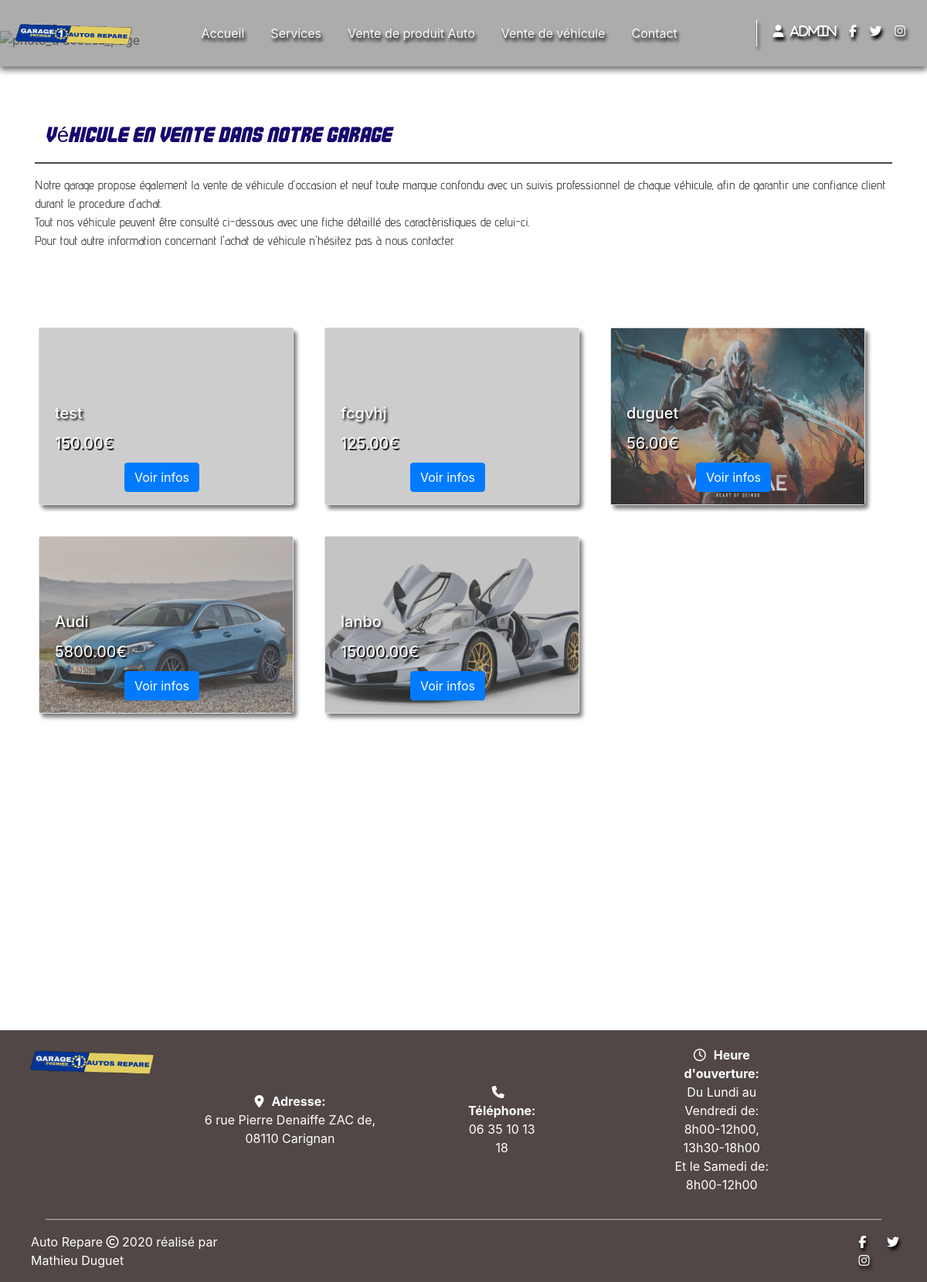
The page /php/venteDeVehicule.php on the database its author committed.
### tables this page shows
CREATE TABLE IF NOT EXISTS `vehicule` (
  `id_voiture` int(11) NOT NULL AUTO_INCREMENT,
  `nom_voiture` varchar(255) NOT NULL,
  `caracteristique_voiture` varchar(1500) NOT NULL,
  `descriptif_voiture` varchar(1500) NOT NULL,
  `prix_voiture` decimal(10,2) NOT NULL,
  `image_voiture` varchar(500) NOT NULL,
  `statut` int(11) NOT NULL,
  PRIMARY KEY (`id_voiture`),
  KEY `statut` (`statut`)
);

### php/venteDeVehicule.php (the view, shortened to what this page needs)
<?php include('connectbdd.php'); ?>
<!DOCTYPE html>
<html lang="fr">
<head>
    <link rel="stylesheet" href="../css/navbar.css">
    <link rel="stylesheet" href="../css/footer.css">
    <link rel="stylesheet" href="../css/venteDeVehicule.css">
    <link rel="stylesheet" href="https://stackpath.bootstrapcdn.com/bootstrap/4.5.0/css/bootstrap.min.css">
</head>
<body>
    <?php include '../includes/navbar.php' ?>
    <div class="image_top_page">
    </div>
    <div class="container">
        <h3 class="titre_descriptif_vente col-md-12">Véhicule en vente dans notre Garage</h3>
        <hr class="barre_vente">
        <div class="texte_descriptif_vente">
            <p>Notre garage propose également la vente de véhicule d'occasion et neuf toute marque confondu
                avec un suivis professionnel de chaque véhicule, afin de garantir une confiance client durant le procedure d'achat.</br>
                Tout nos véhicule peuvent être consulté ci-dessous avec une fiche détaillé des caractèristiques de celui-ci.</br>
                Pour tout autre information concernant l'achat de véhicule n'hésitez pas à nous contacter.
            </p>
        </div>
    </div>
    <div class="bloc_vehicule container">
        <div class="row">
            <?php $voitures= $bdd->prepare("SELECT * FROM vehicule");
                  $voitures->execute();
                  while($voiture=$voitures->fetch()) {
                if ($voiture['statut'] == 0) {
            ?>
            <div class="card text-white">
                    <div class="back card-img-overlay" style="background-image:url('../images/<?=$voiture['image_voiture'] ?>');">
                        <div class="essai">
                            <h5 class="nom_vehicule card-title"><?=$voiture['nom_voiture'] ?></h5>
                            <div class="prix_vehicule"> <?=$voiture['prix_voiture'] ?>€ </div>
                            <a href="../php/ficheDeVehicule.php?id=<?=$voiture['id_voiture'] ?>"><button type="button" class="btn btn-primary">Voir infos</button></a>
                        </div>
                    </div>
            </div>
                  <?php
                 } else {
                 }
                } $voitures->closeCursor(); ?>
        </div>
    </div>
    <?php include '../includes/footer.php' ?>
</body>
</html>

### includes/navbar.php (shortened to what this page needs)
<nav class="navbar navbar-expand-lg navbar-light sticky-top">
    <div id="logo">
        <img src="../images/logo.png" alt="logo-du-garage">
    </div>
    <div class="collapse navbar-collapse w-100" id="navbarSupportedContent">
        <ul class="navbar-nav mr-auto  justify-content-center align-items-center">
            <li class="nav-item">
                <a class="nav-link" href="../index.php">Accueil</a>
            </li>
            <li class="nav-item">
                <a class="nav-link" href="../php/services.php">Services</a>
            </li>
            <li class="nav-item">
                <a class="nav-link" href="../php/venteDeProduit.php">Vente de produit Auto</a>
            </li>
            <li class="nav-item">
                <a class="nav-link" href="../php/venteDeVehicule.php">Vente de véhicule</a>
            </li>
            <li class="nav-item">
                <a class="nav-link" href="../php/contact.php">Contact</a>
            </li>
        </ul>
        <ul class="social">
            <a href="../admin/admin.php"><i class="icon fas fa-user"><span class="text_admin">Admin</span></i></a>
            <i class="icon fab fa-facebook-f"></i>
            <i class="icon fab fa-twitter"></i>
            <i class="icon fab fa-instagram"></i>
        </ul>
    </div>
</nav>

### includes/footer.php (shortened to what this page needs)
<footer>
    <div class="footer1">
        <div class="logo-footer col-2">
            <img src="../images/logo.png" alt="logo-du-garage" style="width: 170px; height: 80px;">
        </div>
        <div class="infos mr-auto  mr-5 col-md-8 justify-content-center align-items-center">
            <div class="adresse">
                <i class="iconInfo fas fa-map-marker-alt"></i><span class="font-weight-bold">Adresse:</span>
                <p>6 rue Pierre Denaiffe ZAC de, 08110 Carignan</p>
            </div>
            <div class="telephone">
                <i class="iconInfo fas fa-phone"></i><span class="font-weight-bold">Téléphone:</span>
                <p>06 35 10 13 18</p>
            </div>
            <div class="heure">
                <i class="iconInfo far fa-clock"></i><span class="font-weight-bold">Heure d'ouverture:</span>
                <p>Du Lundi au Vendredi de:<br>
                    8h00-12h00, 13h30-18h00</br>
                    Et le Samedi de:</br>
                    8h00-12h00</p>
            </div>
        </div>
    </div>
    <hr class="barre_de_separation">
    <div class="footer2">
        <div class="copyright">
            <p>Auto Repare <i class="far fa-copyright"></i> 2020 réalisé par Mathieu Duguet</p>
        </div>
        <ul class="social-footer">
            <i class="icon-footer fab fa-facebook-f"></i>
            <i class="icon-footer fab fa-twitter"></i>
            <i class="icon-footer fab fa-instagram"></i>
        </ul>
    </div>
</footer>

### css/navbar.css (style rules this page uses)
body { margin: 0%!important; padding: 0%!important; }
img { width: 160px; height: 70px; }
.navbar { position: relative; z-index: 4; background-color: rgba(151, 151, 151, 0.466)!important; width: 100%; filter: drop-shadow(0px 0px 0px rgba(0, 0, 0, 0.541)); box-shadow: 0 4px 8px 0 rgba(43, 42, 42, 0.521); }
.navbar-nav { margin-left: auto; margin-right: auto; }
.nav-link { color: white!important; filter: drop-shadow(2px 4px 2px black); margin-right: 18px; }
.text_admin { margin-left: 8px; }
.social { margin-right: 18px; padding-left: 2%; margin: 0; padding-bottom: 20px; }
.icon { margin-right: 12px; margin-top: 18px; color: white; filter: drop-shadow(2px 4px 2px black); }

### css/footer.css (style rules this page uses)
body { margin: 0%!important; padding: 0%!important; }
footer { background-color: #514747; width: 100%; }
.footer1 { display: flex; width: 100%!important; }
.logo-footer { width: 160px; height: 100px!important; margin-left: 20px; }
.infos { display: flex; text-align: center; color: white; margin-top: 20px; }
.adresse { margin-left: 20px; }
.telephone { margin-left: 110px; }
.heure { margin-left: 170px; }
.iconInfo { margin-right: 10px; }
.barre_de_separation { border: 1.5px solid #8A8A8A!important; width: 90%; }
.footer2 { display: flex; }
.copyright { color: white; margin-left: 40px; }
.social-footer { margin-left: 750px; }
.icon-footer { margin-right: 22px; color: white; filter: drop-shadow(2px 4px 2px black); }

### css/venteDeVehicule.css (style rules this page uses)
body { margin: 0; padding: 0; }
.titre_descriptif_vente { color: #17096D; margin-top: 50px; font-family: 'commandocommando', Arial, Helvetica, sans-serif; }
.barre_vente { border: 0.5px solid #514747!important; }
.texte_descriptif_vente { font-family: 'advent_proregular', Arial, Helvetica, sans-serif; }
.bloc_vehicule { margin-top: 80px; margin-bottom: 120px; }
.card { width: 330px; height: 230px; margin: 20px; box-shadow: 4px 5px 5px rgba(0, 0, 0, 0.5); transition: 0.2s transform cubic-bezier(.155,1.105,.295,1.12),0.2s box-shadow,.3s -webkit-transform cubic-bezier(.155,1.105,.295,1.12); cursor: pointer; transition-duration: 0.2s; }
.back { -webkit-background-size: cover; -moz-background-size: cover; -o-background-size: cover; background-size: cover; height: auto; background-position: center; padding: 0%!important; }
.essai { background-color: rgba(116, 116, 116, 0.356); height: 100%; }
.card-title { padding-top: 30%; text-shadow: 2px 2px 3px black!important; margin-left: 20px; }
.prix_vehicule { text-shadow: 2px 2px 1px black!important; margin-bottom: 10px; font-size: 20px!important; margin-left: 20px; }
.btn { margin-left: 110px; }

### rows shown on the page
vehicule: nom_voiture "test", prix_voiture "150.00"
vehicule: statut 0 (drawn), nom_voiture "fcgvhj", prix_voiture "125.00"
vehicule: image_voiture (picture), nom_voiture "duguet", prix_voiture "56.00"
vehicule: image_voiture (picture), nom_voiture "Audi", prix_voiture "5800.00"
vehicule: image_voiture (picture), nom_voiture "lanbo", prix_voiture "15000.00"
